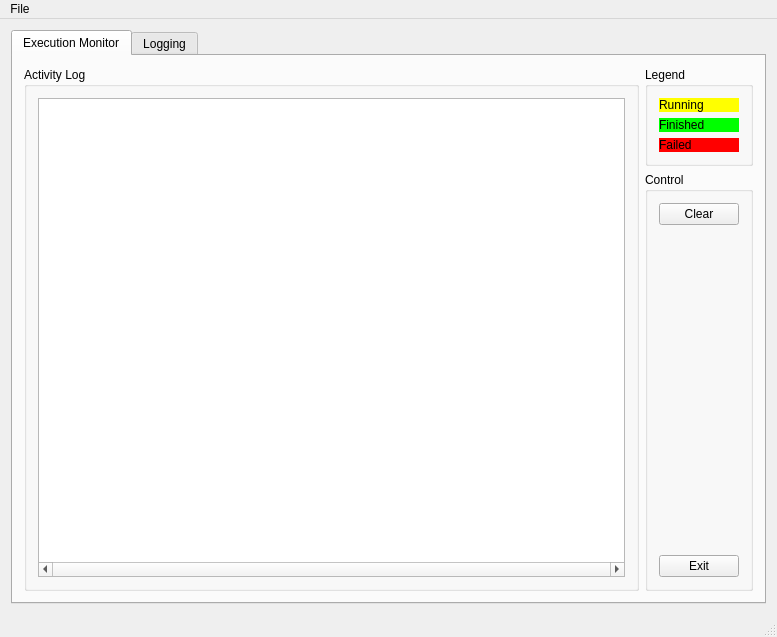
<?xml version="1.0" encoding="UTF-8"?>
<ui version="4.0">
 <class>MonitorWindow</class>
 <widget class="QMainWindow" name="MonitorWindow">
  <property name="geometry">
   <rect>
    <x>0</x>
    <y>0</y>
    <width>777</width>
    <height>637</height>
   </rect>
  </property>
  <property name="windowTitle">
   <string>SDPA Monitor</string>
  </property>
  <widget class="QWidget" name="centralWidget">
   <layout class="QGridLayout" name="gridLayout">
    <item row="0" column="0">
     <widget class="QTabWidget" name="tabWidget">
      <property name="currentIndex">
       <number>0</number>
      </property>
      <widget class="QWidget" name="execution_tab">
       <attribute name="title">
        <string>Execution Monitor</string>
       </attribute>
       <layout class="QGridLayout" name="gridLayout_5">
        <item row="0" column="0">
         <widget class="QGroupBox" name="groupBox_6">
          <property name="title">
           <string>Activity Log</string>
          </property>
          <layout class="QGridLayout" name="gridLayout_2">
           <item row="0" column="0">
            <widget class="QGraphicsView" name="graphicsView">
             <property name="cursor" stdset="0">
              <cursorShape>ArrowCursor</cursorShape>
             </property>
             <property name="verticalScrollBarPolicy">
              <enum>Qt::ScrollBarAsNeeded</enum>
             </property>
             <property name="horizontalScrollBarPolicy">
              <enum>Qt::ScrollBarAlwaysOn</enum>
             </property>
             <property name="cacheMode">
              <set>QGraphicsView::CacheNone</set>
             </property>
            </widget>
           </item>
          </layout>
         </widget>
        </item>
        <item row="0" column="1">
         <layout class="QVBoxLayout" name="verticalLayout_4">
          <item>
           <widget class="QGroupBox" name="groupBox">
            <property name="title">
             <string>Legend</string>
            </property>
            <layout class="QVBoxLayout" name="verticalLayout_2">
             <item>
              <widget class="QLabel" name="label_2">
               <property name="styleSheet">
                <string notr="true">background-color: rgb(255, 255, 0);</string>
               </property>
               <property name="text">
                <string>Running</string>
               </property>
              </widget>
             </item>
             <item>
              <widget class="QLabel" name="label">
               <property name="autoFillBackground">
                <bool>false</bool>
               </property>
               <property name="styleSheet">
                <string notr="true">background-color: rgb(0, 255, 0);</string>
               </property>
               <property name="frameShape">
                <enum>QFrame::NoFrame</enum>
               </property>
               <property name="frameShadow">
                <enum>QFrame::Plain</enum>
               </property>
               <property name="text">
                <string>Finished</string>
               </property>
              </widget>
             </item>
             <item>
              <widget class="QLabel" name="label_3">
               <property name="styleSheet">
                <string notr="true">background-color: rgb(255, 0, 0);</string>
               </property>
               <property name="text">
                <string>Failed</string>
               </property>
              </widget>
             </item>
            </layout>
           </widget>
          </item>
          <item>
           <widget class="QGroupBox" name="groupBox_2">
            <property name="title">
             <string>Control</string>
            </property>
            <layout class="QVBoxLayout" name="verticalLayout">
             <item>
              <widget class="QPushButton" name="pushButton">
               <property name="text">
                <string>Clear</string>
               </property>
              </widget>
             </item>
             <item>
              <spacer name="verticalSpacer">
               <property name="orientation">
                <enum>Qt::Vertical</enum>
               </property>
               <property name="sizeHint" stdset="0">
                <size>
                 <width>20</width>
                 <height>315</height>
                </size>
               </property>
              </spacer>
             </item>
             <item>
              <widget class="QPushButton" name="exit_button">
               <property name="text">
                <string>Exit</string>
               </property>
              </widget>
             </item>
            </layout>
           </widget>
          </item>
         </layout>
        </item>
       </layout>
      </widget>
      <widget class="QWidget" name="logging_tab">
       <attribute name="title">
        <string>Logging</string>
       </attribute>
       <layout class="QGridLayout" name="gridLayout_4">
        <item row="0" column="0">
         <widget class="QGroupBox" name="groupBox_3">
          <property name="title">
           <string>Event Log</string>
          </property>
          <layout class="QGridLayout" name="gridLayout_3">
           <item row="0" column="0">
            <widget class="QTableWidget" name="m_log_table">
             <property name="enabled">
              <bool>true</bool>
             </property>
             <property name="autoFillBackground">
              <bool>false</bool>
             </property>
             <property name="lineWidth">
              <number>0</number>
             </property>
             <property name="verticalScrollBarPolicy">
              <enum>Qt::ScrollBarAlwaysOn</enum>
             </property>
             <property name="editTriggers">
              <set>QAbstractItemView::NoEditTriggers</set>
             </property>
             <property name="alternatingRowColors">
              <bool>false</bool>
             </property>
             <property name="showGrid">
              <bool>false</bool>
             </property>
             <property name="gridStyle">
              <enum>Qt::NoPen</enum>
             </property>
             <property name="sortingEnabled">
              <bool>false</bool>
             </property>
             <property name="wordWrap">
              <bool>false</bool>
             </property>
             <property name="cornerButtonEnabled">
              <bool>false</bool>
             </property>
             <property name="rowCount">
              <number>0</number>
             </property>
             <property name="columnCount">
              <number>3</number>
             </property>
             <attribute name="horizontalHeaderVisible">
              <bool>false</bool>
             </attribute>
             <attribute name="horizontalHeaderCascadingSectionResizes">
              <bool>false</bool>
             </attribute>
             <attribute name="horizontalHeaderHighlightSections">
              <bool>false</bool>
             </attribute>
             <attribute name="horizontalHeaderStretchLastSection">
              <bool>true</bool>
             </attribute>
             <attribute name="verticalHeaderVisible">
              <bool>false</bool>
             </attribute>
             <attribute name="verticalHeaderHighlightSections">
              <bool>false</bool>
             </attribute>
             <attribute name="verticalHeaderMinimumSectionSize">
              <number>5</number>
             </attribute>
             <attribute name="verticalHeaderStretchLastSection">
              <bool>false</bool>
             </attribute>
             <column>
              <property name="text">
               <string>Source</string>
              </property>
             </column>
             <column>
              <property name="text">
               <string>Location</string>
              </property>
             </column>
             <column>
              <property name="text">
               <string>Message</string>
              </property>
             </column>
            </widget>
           </item>
          </layout>
         </widget>
        </item>
        <item row="0" column="1">
         <layout class="QVBoxLayout" name="verticalLayout_5">
          <item>
           <widget class="QGroupBox" name="groupBox_5">
            <property name="title">
             <string>Filter</string>
            </property>
            <layout class="QVBoxLayout" name="verticalLayout_3">
             <item>
              <widget class="QDial" name="log_filter_dial">
               <property name="maximum">
                <number>5</number>
               </property>
               <property name="value">
                <number>2</number>
               </property>
               <property name="sliderPosition">
                <number>2</number>
               </property>
               <property name="orientation">
                <enum>Qt::Horizontal</enum>
               </property>
               <property name="invertedAppearance">
                <bool>false</bool>
               </property>
               <property name="invertedControls">
                <bool>false</bool>
               </property>
              </widget>
             </item>
             <item>
              <widget class="QComboBox" name="m_level_filter_selector">
               <property name="toolTip">
                <string>Filter events according to level</string>
               </property>
               <property name="currentIndex">
                <number>2</number>
               </property>
               <item>
                <property name="text">
                 <string>Trace</string>
                </property>
               </item>
               <item>
                <property name="text">
                 <string>Debug</string>
                </property>
               </item>
               <item>
                <property name="text">
                 <string>Info</string>
                </property>
               </item>
               <item>
                <property name="text">
                 <string>Warn</string>
                </property>
               </item>
               <item>
                <property name="text">
                 <string>Error</string>
                </property>
               </item>
               <item>
                <property name="text">
                 <string>Fatal</string>
                </property>
               </item>
              </widget>
             </item>
            </layout>
           </widget>
          </item>
          <item>
           <spacer name="verticalSpacer_2">
            <property name="orientation">
             <enum>Qt::Vertical</enum>
            </property>
            <property name="sizeHint" stdset="0">
             <size>
              <width>20</width>
              <height>40</height>
             </size>
            </property>
           </spacer>
          </item>
          <item>
           <widget class="QGroupBox" name="groupBox_4">
            <property name="title">
             <string>Control</string>
            </property>
            <layout class="QVBoxLayout" name="verticalLayout_6">
             <item>
              <widget class="QPushButton" name="clear_log_button">
               <property name="toolTip">
                <string>Clear all events</string>
               </property>
               <property name="text">
                <string>Clear</string>
               </property>
              </widget>
             </item>
             <item>
              <widget class="QCheckBox" name="follow_logging_cb">
               <property name="toolTip">
                <string>Automatically scroll the view</string>
               </property>
               <property name="text">
                <string>follow</string>
               </property>
               <property name="checked">
                <bool>true</bool>
               </property>
              </widget>
             </item>
             <item>
              <widget class="QCheckBox" name="m_drop_filtered">
               <property name="toolTip">
                <string>Drop filtered events instead of keeping them</string>
               </property>
               <property name="text">
                <string>drop filtered</string>
               </property>
              </widget>
             </item>
            </layout>
           </widget>
          </item>
         </layout>
        </item>
       </layout>
      </widget>
     </widget>
    </item>
   </layout>
  </widget>
  <widget class="QMenuBar" name="menuBar">
   <property name="geometry">
    <rect>
     <x>0</x>
     <y>0</y>
     <width>777</width>
     <height>21</height>
    </rect>
   </property>
   <widget class="QMenu" name="menuFile">
    <property name="title">
     <string>File</string>
    </property>
    <addaction name="actionSave"/>
    <addaction name="separator"/>
    <addaction name="actionExit"/>
   </widget>
   <addaction name="menuFile"/>
  </widget>
  <widget class="QStatusBar" name="statusBar"/>
  <action name="actionExit">
   <property name="text">
    <string>Exit</string>
   </property>
   <property name="shortcut">
    <string>Ctrl+Q</string>
   </property>
  </action>
  <action name="actionSave">
   <property name="text">
    <string>Save</string>
   </property>
  </action>
  <action name="actionClear_Logs">
   <property name="text">
    <string>Clear Logs</string>
   </property>
   <property name="toolTip">
    <string>Clear logs</string>
   </property>
  </action>
 </widget>
 <layoutdefault spacing="6" margin="11"/>
 <resources/>
 <connections>
  <connection>
   <sender>actionExit</sender>
   <signal>activated()</signal>
   <receiver>MonitorWindow</receiver>
   <slot>close()</slot>
   <hints>
    <hint type="sourcelabel">
     <x>-1</x>
     <y>-1</y>
    </hint>
    <hint type="destinationlabel">
     <x>365</x>
     <y>284</y>
    </hint>
   </hints>
  </connection>
  <connection>
   <sender>exit_button</sender>
   <signal>clicked()</signal>
   <receiver>actionExit</receiver>
   <slot>trigger()</slot>
   <hints>
    <hint type="sourcelabel">
     <x>744</x>
     <y>583</y>
    </hint>
    <hint type="destinationlabel">
     <x>-1</x>
     <y>-1</y>
    </hint>
   </hints>
  </connection>
  <connection>
   <sender>clear_log_button</sender>
   <signal>clicked()</signal>
   <receiver>actionClear_Logs</receiver>
   <slot>trigger()</slot>
   <hints>
    <hint type="sourcelabel">
     <x>744</x>
     <y>529</y>
    </hint>
    <hint type="destinationlabel">
     <x>-1</x>
     <y>-1</y>
    </hint>
   </hints>
  </connection>
  <connection>
   <sender>follow_logging_cb</sender>
   <signal>toggled(bool)</signal>
   <receiver>MonitorWindow</receiver>
   <slot>toggleFollowLogging(bool)</slot>
   <hints>
    <hint type="sourcelabel">
     <x>744</x>
     <y>556</y>
    </hint>
    <hint type="destinationlabel">
     <x>388</x>
     <y>318</y>
    </hint>
   </hints>
  </connection>
  <connection>
   <sender>actionClear_Logs</sender>
   <signal>activated()</signal>
   <receiver>MonitorWindow</receiver>
   <slot>clearLogging()</slot>
   <hints>
    <hint type="sourcelabel">
     <x>-1</x>
     <y>-1</y>
    </hint>
    <hint type="destinationlabel">
     <x>388</x>
     <y>318</y>
    </hint>
   </hints>
  </connection>
  <connection>
   <sender>m_level_filter_selector</sender>
   <signal>currentIndexChanged(int)</signal>
   <receiver>MonitorWindow</receiver>
   <slot>levelFilterChanged(int)</slot>
   <hints>
    <hint type="sourcelabel">
     <x>704</x>
     <y>114</y>
    </hint>
    <hint type="destinationlabel">
     <x>388</x>
     <y>318</y>
    </hint>
   </hints>
  </connection>
  <connection>
   <sender>log_filter_dial</sender>
   <signal>valueChanged(int)</signal>
   <receiver>m_level_filter_selector</receiver>
   <slot>setCurrentIndex(int)</slot>
   <hints>
    <hint type="sourcelabel">
     <x>698</x>
     <y>403</y>
    </hint>
    <hint type="destinationlabel">
     <x>675</x>
     <y>123</y>
    </hint>
   </hints>
  </connection>
  <connection>
   <sender>m_level_filter_selector</sender>
   <signal>currentIndexChanged(int)</signal>
   <receiver>log_filter_dial</receiver>
   <slot>setValue(int)</slot>
   <hints>
    <hint type="sourcelabel">
     <x>657</x>
     <y>120</y>
    </hint>
    <hint type="destinationlabel">
     <x>721</x>
     <y>404</y>
    </hint>
   </hints>
  </connection>
 </connections>
 <slots>
  <slot>clearLogging()</slot>
  <slot>toggleFollowLogging(bool)</slot>
  <slot>levelFilterChanged(int)</slot>
 </slots>
</ui>
